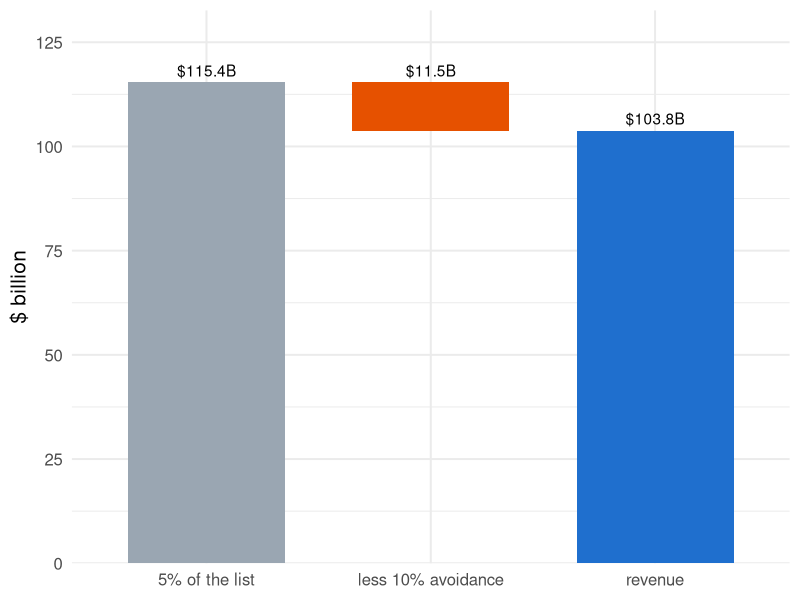
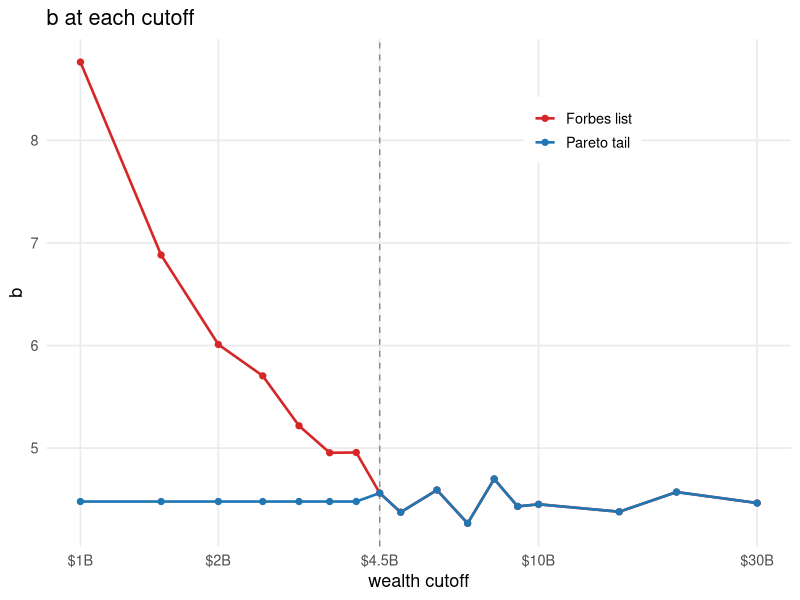
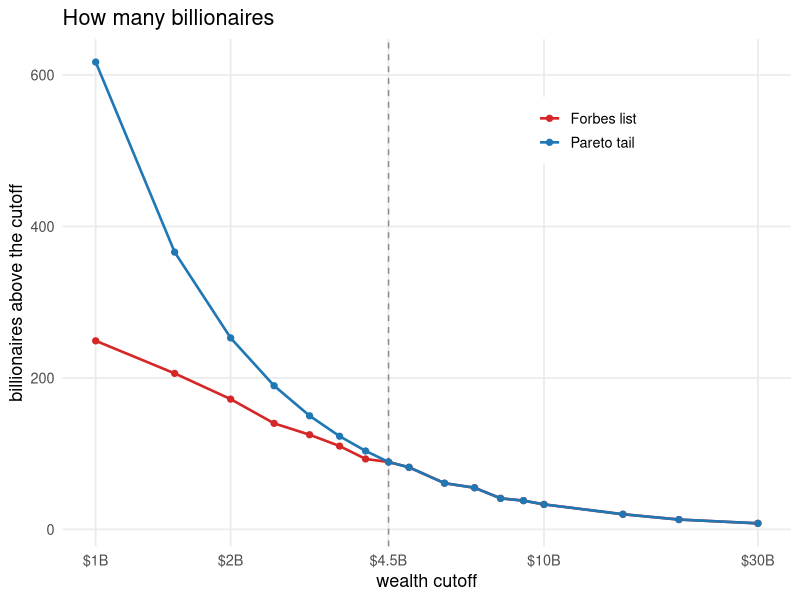
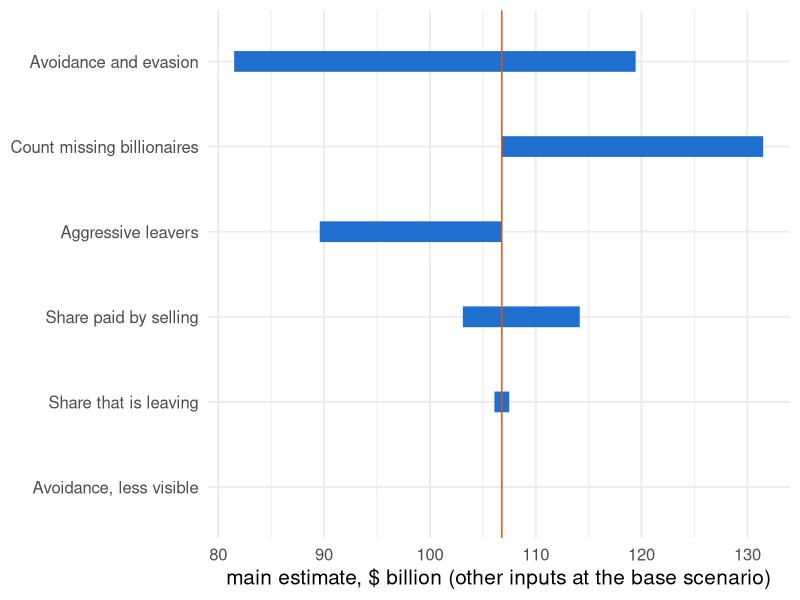

Source code (R) for these figures, in order:
## ---- chunk 1
knitr::opts_chunk$set(
  echo = FALSE, fig.align = "center",
  fig.width = 10, fig.height = 4.2, dpi = 150,
  message = FALSE, warning = FALSE
)
library(ggplot2)
theme_set(theme_minimal(base_size = 15))

# Every number in this deck is read from the CSVs the targets pipeline writes
# (bsz-analysis/_targets.R: site_tab5_csv, site_inputs_csv,
# site_grid_csv, site_leavers_csv). Nothing below is retyped.
t5  <- read.csv("../data/tab5.csv")
ins <- read.csv("../data/inputs.csv", stringsAsFactors = FALSE)
grd <- read.csv("../data/grid.csv")
lv  <- read.csv("../data/leavers.csv", stringsAsFactors = FALSE)
tst <- read.csv("../data/test-results.csv", stringsAsFactors = FALSE)
W0 <- t5$wealth[1]; n0 <- t5$n_billionaires[1]
C  <- -t5$annual_ca_inctax_loss[1] / 0.05
a  <- t5$avoidance_rate[1]; m <- 0.5   # alpha and the movers' share of it (inputs.csv)
stopifnot(abs(a - 0.10) < 1e-9, abs(-a * m * C - t5$annual_ca_inctax_loss[1]) < 1e-9)
pct <- function(x, d = 0) paste0(formatC(100 * x, format = "f", digits = d), "%")
par <- read.csv("../data/pareto.csv"); ps <- read.csv("../data/pareto-summary.csv")
a_s <- 0.20                       # avoidance for the added, less visible fortunes (inputs.csv)
dW  <- t5$wealth[2] - W0          # wealth row 2 adds to the 1 July base
add_tax <- 0.05 * (1 - a_s) * dW; phase <- 0.025 * ps$fraction_in_phasein * dW
stopifnot(abs(t5$wealth_tax_revenue[1] + add_tax - phase - t5$wealth_tax_revenue[2]) < 1e-6)
bn <- function(x, d = 1) formatC(x, format = "f", digits = d, big.mark = ",")
row1 <- with(grd, avoidance == 0.10 & mobility_share == 0.5 & avoidance_small == 0.2 &
                  abs(sell_share - 1/3) < 1e-9 & pareto == 0 & leavers == 0)
## ---- chunk 2
d <- data.frame(
  step = factor(c("5% of the list", "less 10% avoidance", "revenue"),
                levels = c("5% of the list", "less 10% avoidance", "revenue")),
  value = c(0.05 * W0, -(0.05 * W0 - t5$wealth_tax_revenue[1]), t5$wealth_tax_revenue[1]))
d$start <- c(0, 0.05 * W0, 0); d$end <- d$start + d$value
ggplot(d, aes(x = step, xmin = as.numeric(step) - 0.35, xmax = as.numeric(step) + 0.35,
              ymin = start, ymax = end, fill = step)) +
  geom_rect() +
  geom_text(aes(y = pmax(start, end), label = paste0("$", bn(abs(value)), "B")), vjust = -0.5) +
  scale_y_continuous(expand = expansion(mult = c(0, 0.15))) +
  scale_fill_manual(values = c("#9aa6b2", "#e65100", "#1f6fce"), guide = "none") +
  labs(x = NULL, y = "$ billion")
## ---- chunk 3
pcol <- c("Forbes list" = "#d62728", "Pareto tail" = "#1f77b4")
pbase <- function(g) g + geom_vline(xintercept = 4.5, linetype = "dashed", colour = "grey55") +
  geom_line(linewidth = 0.9) + geom_point(size = 1.8) +
  scale_x_log10(breaks = c(1, 2, 4.5, 10, 30), labels = function(x) paste0("$", x, "B")) +
  scale_colour_manual(values = pcol) + labs(colour = NULL, x = "wealth cutoff") +
  theme_minimal(base_size = 13) + theme(legend.position = "inside", legend.position.inside = c(0.72, 0.82),
        legend.background = element_rect(fill = "white", colour = NA), panel.grid.minor = element_blank())
pl <- function(y1, y2) data.frame(cut = rep(par$threshold_b, 2), y = c(y1, y2),
  src = factor(rep(names(pcol), each = nrow(par)), levels = names(pcol)))
## ---- chunk 4
pbase(ggplot(pl(par$pareto_b_emp, par$pareto_b_proj), aes(cut, y, colour = src))) +
  labs(y = "b", title = "b at each cutoff")
## ---- chunk 5
pbase(ggplot(pl(par$n_above_threshold_emp, par$n_above_threshold_proj), aes(cut, y, colour = src))) +
  labs(y = "billionaires above the cutoff", title = "How many billionaires")
## ---- chunk 6
x <- lv
x$name <- tools::toTitleCase(x$name)
x$timing <- ifelse(grepl("^pre", x$timing), "before 1 Jan", "later")
x$wealth <- bn(x$wealth)
x$annual_inctax_loss <- bn(x$annual_inctax_loss, 3)
names(x) <- c("Person", "Left", "Wealth $B", "Inc. tax lost $B/yr")
knitr::kable(x, format = "html", align = "llrr")
## ---- chunk 7
# Present value of the yearly loss over BSZ's 5-year horizon at one rate, 3%, the middle
# of the RJKDC report's 1.5%-4.5% range. The reconciliation page averages over that range
# instead (comparison/R/model.R); the two agree to within $0.01B, checked here.
ann <- function(r, H = 5) (1 - (1 + r)^(-H)) / r
f5  <- ann(0.03)
ls_ <- read.csv("../../../comparison/export/r/loss.csv")
loss <- -t5$annual_ca_inctax_loss
stopifnot(abs(loss[1] * f5 - ls_$pv_5yr[ls_$source_id == "bsz_row1"]) < 0.01,
          abs(loss[3] * f5 - ls_$pv_5yr[ls_$source_id == "bsz_row3"]) < 0.01)
lab <- c("Base", "Missing billionaires", "Leavers", "Combined")
d <- data.frame(
  Scenario = lab,
  wt = paste0("$", bn(t5$wealth_tax_revenue, 1), "B"),
  it = paste0("+$", bn(t5$extra_ca_inctax_sales, 2), "B"),
  l5 = paste0("&minus;$", bn(loss * f5, 2), "B"),
  tot = paste0("$", bn(t5$wealth_tax_revenue + t5$extra_ca_inctax_sales - loss * f5, 1), "B"))
en <- read.csv("../../../comparison/export/r/ends.csv")
stopifnot(abs(t5$wealth_tax_revenue[1] + t5$extra_ca_inctax_sales[1] - loss[1] * f5 -
              en$bsz_model[en$horizon_setting == "own" & en$output == "b"]) < 0.01)
d[1, ] <- paste0("<b>", d[1, ], "</b>")
d$tot[1] <- paste0('<span style="display:inline-block; background:#fff3e0; border:2px solid #e65100; ',
                   'padding:1px 6px; font-weight:700;">$', bn(t5$wealth_tax_revenue[1] + t5$extra_ca_inctax_sales[1] - loss[1] * f5, 1),
                   'B<br><span style="font-size:70%; color:#e65100;">MAIN ESTIMATE</span></span>')
knitr::kable(d, format = "html", escape = FALSE, align = "lrrrr",
  col.names = c("Scenario", "Wealth tax collected<br>(once)",
                "Extra income tax<br>from selling assets<br>(once)",
                "Income tax lost<br>(present value, 5 years)",
                "<b>Total</b>"))
## ---- chunk 8
keys <- c(avoidance = "Avoidance and evasion", mobility_share = "Share that is leaving",
          avoidance_small = "Avoidance, less visible", sell_share = "Share paid by selling",
          pareto = "Count missing billionaires", leavers = "Aggressive leavers")
# The main estimate: wealth tax + extra income tax - present value of the yearly income
# tax loss over 5 years at 3% (as on the bottom-line slide), for every cell of the grid.
pv5 <- (1 - 1.03^(-5)) / 0.03
grd$net <- grd$wealth_tax_revenue + grd$extra_ca_inctax_sales + grd$annual_ca_inctax_loss * pv5
base <- grd[row1, ]
stopifnot(abs(base$net - (t5$wealth_tax_revenue[1] + t5$extra_ca_inctax_sales[1] +
                          t5$annual_ca_inctax_loss[1] * pv5)) < 1e-9)
rows <- do.call(rbind, lapply(names(keys), function(k) {
  keep <- Reduce(`&`, lapply(setdiff(names(keys), k), function(o) abs(grd[[o]] - base[[o]]) < 1e-9))
  data.frame(input = keys[[k]], lo = min(grd$net[keep]), hi = max(grd$net[keep]))
}))
rows$input <- factor(rows$input, levels = rows$input[order(rows$hi - rows$lo)])
guess <- c("Avoidance and evasion", "Share that is leaving", "Avoidance, less visible",
           "Share paid by selling", "Aggressive leavers")   # origin labels: data/inputs.csv
movers <- as.character(rows$input[rows$hi - rows$lo > 1e-9 & rows$input %in% guess])
ggplot(rows, aes(y = input)) +
  geom_segment(aes(x = lo, xend = hi, yend = input), linewidth = 7, colour = "#1f6fce") +
  geom_vline(xintercept = base$net, colour = "#e65100") +
  labs(x = "main estimate, $ billion (other inputs at the base scenario)", y = NULL)
## ---- chunk 9
x <- par[par$threshold_b %in% c(10, 4.5, 3, 2, 1), ]
x <- x[order(-x$threshold_b), ]
knitr::kable(data.frame(
  Cutoff = paste0("$", x$threshold_b, "B"),
  People = x$n_above_threshold_emp,
  Wealth = bn(x$wealth_above_threshold, 0),
  Average = paste0("$", bn(x$wealth_above_threshold / x$n_above_threshold_emp, 2), "B"),
  b = bn(x$pareto_b_emp, 2)),
  format = "html", align = "lrrrr", table.attr = 'style="font-size:80%"',
  col.names = c("Cutoff", "People above it", "Their wealth, $B", "Average fortune", "b"))
## ---- chunk 10
y <- par[par$threshold_b %in% c(4.5, 2, 1), ]
y <- y[order(-y$threshold_b), ]
stopifnot(abs(par$n_above_threshold_emp[par$threshold_b == 4.5] * 4.5^ps$pareto_a - ps$total_count_proj) < 1e-6)
knitr::kable(data.frame(paste0("$", y$threshold_b, "B"), y$n_above_threshold_emp,
                        bn(y$n_above_threshold_proj, 0)),
  format = "html", align = "lrr", table.attr = 'style="font-size:85%"',
  col.names = c("Cutoff", "Forbes lists", "Pareto tail implies"))
